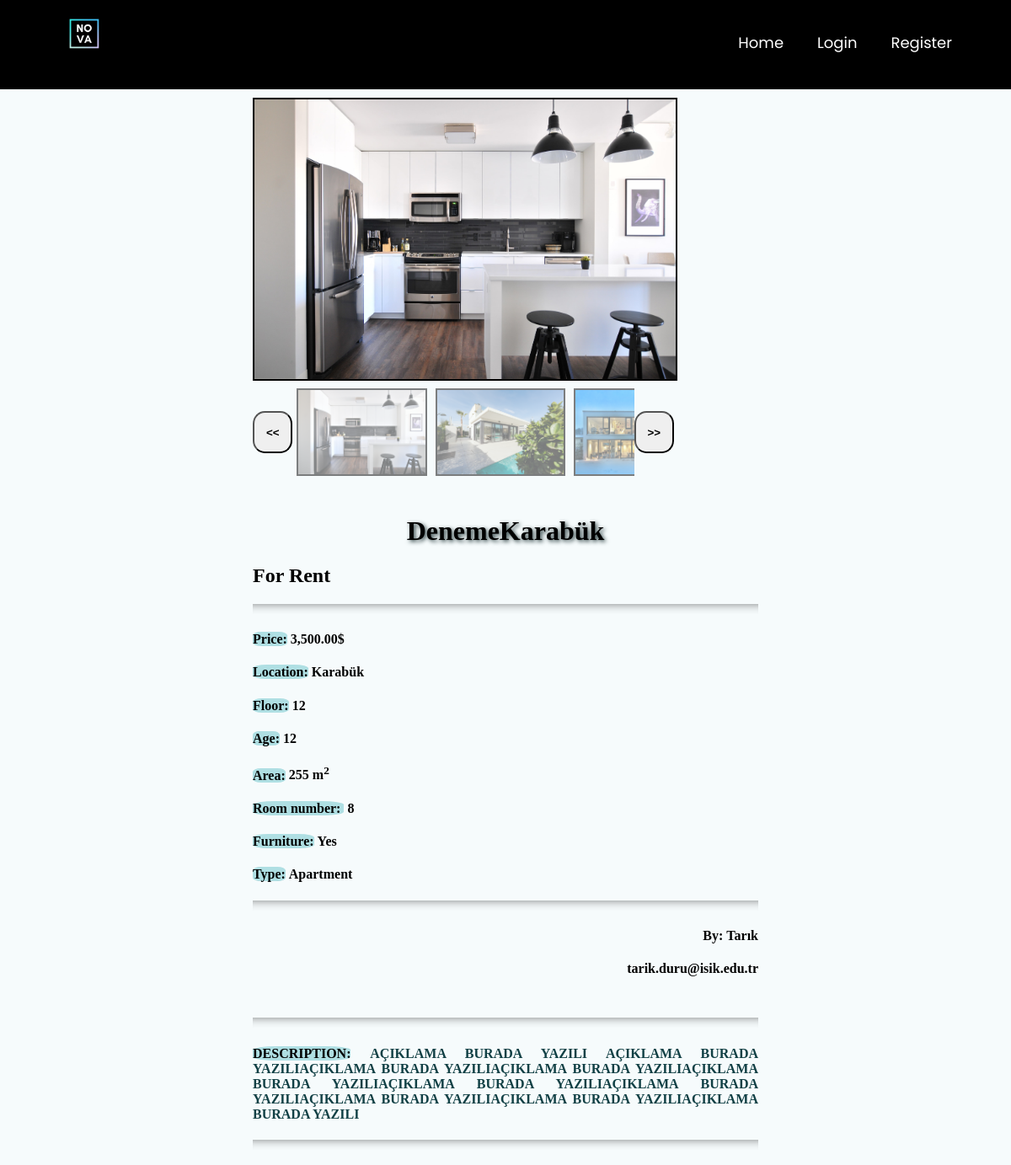
Page /product_details/61 on the committed database.
### main/models.py (models this page shows, shortened)
class PostImages(models.Model):
    image = models.ImageField(null=True, blank=True)
    gallery = models.ForeignKey(Post,null=True,on_delete= models.CASCADE)

class Post(models.Model):
    ouruser = models.ForeignKey(ourUser, null=True, on_delete=models.CASCADE)
    post_title = models.CharField(max_length=255,null=True)
    post_description = models.TextField()
    price = models.DecimalField(decimal_places=2 , max_digits=12)
    location = models.CharField(max_length=255,null=True,choices=city)
    postType = models.CharField(choices=RorS , max_length=50, null=True , default='For Sale')
    floor = models.DecimalField(decimal_places=0 , max_digits=3 ,null=True)
    building_age = models.DecimalField(decimal_places=0, max_digits=2 , null=True)
    area = models.DecimalField(decimal_places=0,max_digits=4 ,null=True)
    isFurniture = models.CharField(choices=Furniture ,null=True,max_length=50,default="No")
    building_type = models.CharField(choices=b_types ,null=True ,max_length=50)
    room = models.DecimalField(decimal_places=0 , max_digits=3 ,null=True)

class ourUser(models.Model):
    user = models.OneToOneField(User, null=True, on_delete=models.CASCADE)  # relation with django's user # will be implemented later
    username = models.CharField(max_length=255,null=True)
    first_name = models.CharField(max_length=255,null=True)
    last_name = models.CharField(max_length=255,null=True)
    email = models.EmailField(max_length=254)

### main/views.py (the view)
# urls.py: path('product_details/<int:pk>', views.productdetails, name="product_details"),
def productdetails(request, pk):
    posts = Post.objects.get(id=pk)
    pimage = PostImages.objects.filter(gallery=posts)
    return render(request, 'main/product_details.html', { 'posts':posts ,'pimage':pimage} )

### main/templates/main/product_details.html (shortened to what this page needs)
<!DOCTYPE html>
{% extends 'main/mainpage.html' %}
{% load static %}
{% load humanize %}
{% block content %}
<html>
<body>
	<div class="bg ">
	<div id="content-wrapper">
		<div class="column">
			<img id=featured src="{% static pimage.first.image.url %}">
			<div id="slide-wrapper"  >
				<button id="slideLeft" class="arrow " > <b><<</b> </button>
				<div id="slider" >
					{% for i in pimage %}
    					<img class="thumbnail" src="{% static i.image.url %}" width="500" height="333">
					{% endfor %}
				</div>
				<button id="slideRight" class="arrow " > <b>>></b> </button>
			</div>
		</div>
		<div class="column ">
			<h1>{{posts.post_title}}</h1>
			<h2>{{posts.postType}}</h2>
			<hr>
			<h4 ><mark>Price:</mark>&nbsp;{{posts.price|intcomma}}$</h4>
			<h4 ><mark>Location:</mark>&nbsp;{{posts.location}}</h4>
			<h4 ><mark>Floor:</mark>&nbsp;{{posts.floor}}</h4>
			<h4 ><mark>Age:</mark>&nbsp;{{posts.building_age}}</h4>
			<h4 ><mark>Area:</mark>&nbsp;{{posts.area}} m<sup>2</sup></h4>
			<h4 ><mark>Room number: </mark>&nbsp;{{ posts.room }}</h4>
			<h4 ><mark>Furniture:</mark>&nbsp;{{posts.isFurniture}}</h4>
			<h4 ><mark>Type:</mark>&nbsp;{{posts.building_type}}</h4>
			<hr>
			<h4 style="text-align: right;">By:&nbsp;{{posts.ouruser.first_name}}</h4>
			<h4 style="text-align: right;">&nbsp;{{posts.ouruser.email}}</h4>
		</div>
		<div class="column ">
			<hr>
			<h4 class="des"  ><mark>Description:</mark>&nbsp;{{posts.post_description}}</h4>
			<hr>
		</div>
	</div>
	</div>
</body>
{% endblock %}

### main/templates/main/product_details.html (style rules this page uses)
body,html { width : 100%; height : 100%; margin : 0; padding : 0; }
.bg { background-color: #F6FBFC ; }
.des { text-align: justify; text-transform: uppercase; color: #114045 ; word-wrap:break-word; }
h1 { text-shadow: 2px 2px 5px #2F4345; text-align: center; text-transform: capitalize; }
mark { background-color:#AFDFE3; border-radius: 25%; }
hr { height: 12px; border: 0; box-shadow: inset 0 12px 12px -12px rgba(0, 0, 0, 0.5); }
#content-wrapper { display: flex; flex-wrap: wrap; justify-content: center; align-items: center; }
.column { width: 600px; padding: 10px; }
#featured { max-width: 500px; max-height: 600px; object-fit: cover; cursor: pointer; border: 2px solid black; }
.thumbnail { object-fit: cover; max-width: 180px; max-height: 100px; cursor: pointer; opacity: 0.5; margin: 5px; border: 2px solid black; }
#slide-wrapper { max-width: 500px; display: flex; min-height: 100px; align-items: center; }
#slider { width: 440px; display: flex; flex-wrap: nowrap; overflow-x: auto; cursor: grab; }
.arrow { width: 50px; height: 50px; cursor: pointer; transition: .3s; border-radius:30%; }

### main/templates/main/mainpage.html (style rules this page uses)
body.g { background-image: url('/static/images/wallpaper.jpg'); background-size: cover; background-repeat: no-repeat; background-attachment: fixed; }

### rows in the picture
PostImages: image (picture)
PostImages: image (picture)
PostImages: image (picture)
Post: post_title "DenemeKarabük", postType "For Rent", price "3,500.00", location "Karabük", floor "12", building_age "12", area "255", room "8", isFurniture "Yes", building_type "Apartment", ouruser.first_name "Tarık", ouruser.email "tarik.duru@isik.edu.tr", post_description "AÇIKLAMA BURADA YAZILI AÇIKLAMA BURADA YAZILIAÇIKLAMA BURADA YAZILIAÇIKLAMA BURADA YAZILIAÇIKLAMA BURADA YAZILIAÇIKLAMA BURADA YAZILIAÇIKLAMA BURADA YAZILIAÇIKLAMA BURADA YAZILIAÇIKLAMA BURADA YAZILIAÇIKLAMA BURADA YAZILI"
